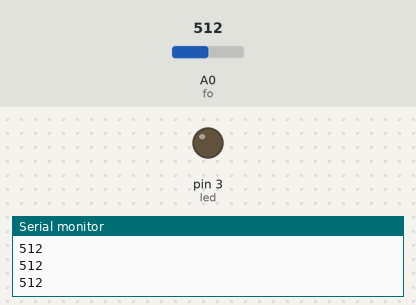
This sketch was run on a simulated Arduino Uno, built with avr-gcc and run on an emulated ATmega328P. Parts: output pins drawn as LEDs (lit = HIGH), the last lines printed to the serial monitor. The test bench sets the inputs (shaded band); at power-on: A0 (fo) = 512.

Above: at 1.2 s.
1.3 s: A0 (fo) set to 411
2.8 s: A0 (fo) set to 382
At 3.6 s:
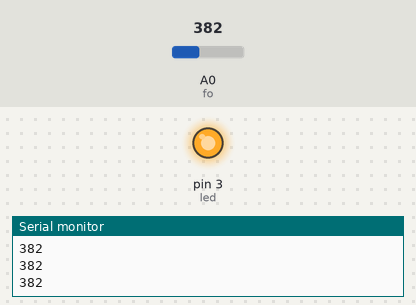
4.3 s: A0 (fo) set to 410
At 5.1 s:
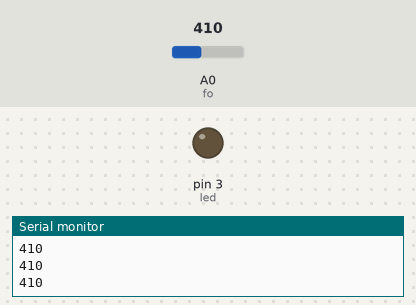
5.8 s: A0 (fo) set to 390
At 6.5 s:
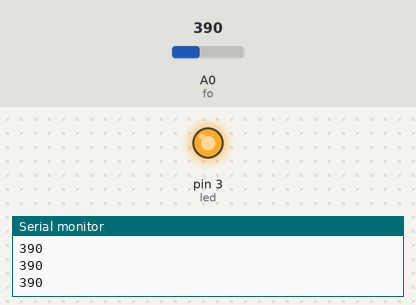
Timing chart, 0 to 8.3 s (numbered marks = the images above; inputs shaded):
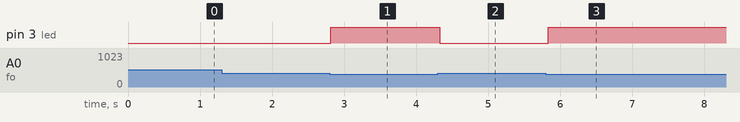

The sketch:

K822.ino
```cpp
int led = 3;                      //definiraj led = 3
int fo = A0;                      //definiraj pot = A0
int ocitanjefo;                   //definiraj varijablu ocitanjepot

void setup() {
  pinMode(led, OUTPUT);           //postavi izvod led kao izlazni
  digitalWrite(led, LOW);         //isključi LED diodu - početno stanje
  Serial.begin(9600);             //inicijalizaija serijske veze
}

void loop() {
  ocitanjefo=analogRead(fo);      //očitaj stanje analognog ulaza
  Serial.println(ocitanjefo);     //pošalji očitanje serijskim putem

  if (ocitanjefo<400){            //ukoliko je očitanje < 400 - tama
    digitalWrite(led, HIGH);      //uključi LED diodu
  } else {                        //inače - svijetlost
    digitalWrite(led, LOW);       //isključi LED diodu
  }

  delay(50);                      //čekaj 50 ms
}
```

Measured:
- the behaviour switches between 400 and 399 on A0 (fo) (found by bisection; images 0 and 1)
- after the input at 2.8 s, pin 3 (led): LOW → HIGH at once
- after the input at 4.3 s, pin 3 (led): HIGH → LOW at once
- after the input at 5.8 s, pin 3 (led): LOW → HIGH at once
